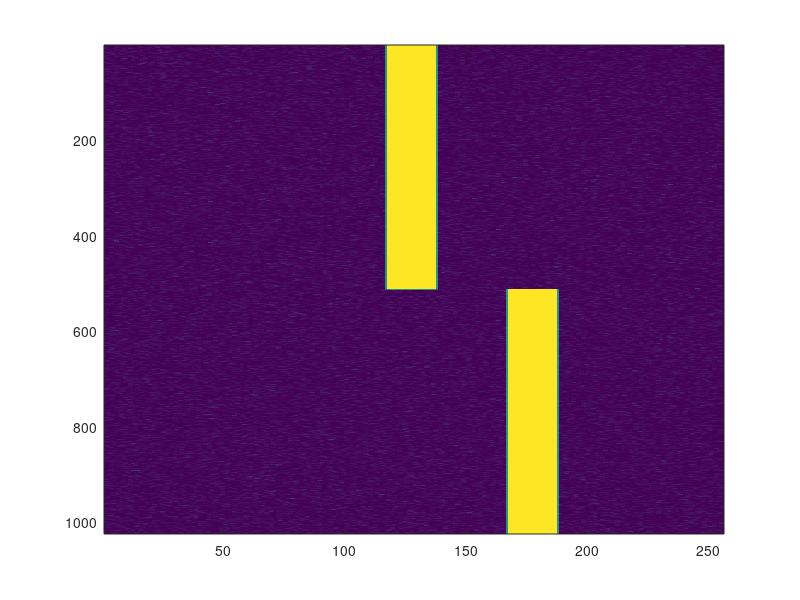

This figure's MATLAB source: (Note: this script raises an error after producing the figure.)
%% Init
clear all; close all;

portx = 256;
porty = 1024;

width = 10;
delta = 50;

centerx = floor(portx/2);
centery = floor(porty/2);

%% Generates Input
input = randn(porty, portx).^2/40;

input(1:centery, (centerx - width):(centerx + width)) = 1;
input(centery:porty, (centerx + delta - width):(centerx + delta + width)) = 1;

input = conv2(input, fspecial('gaussian', 30, 0.1), 'same');
input = input / max(max(input));

%hist(input(:), 0:0.1:1)
%plot(sum(input))
imagesc(input);


%% Generates sensors
sensorSize = 20;

%sensors = genRetina(1000, sensorSize, portx, porty);
sensors = genCamera(sensorSize, portx, porty);
sensorNum = length(sensors);

%sensors(3, :) = abs(randn(1, sensorNum)/100);


%% Computes sensor vs input

kernel = ones(sensorSize, sensorSize);
max = 0;

for s=1:sensorNum
    sensor = sensors(:, s);
    x = sensor(1);
    y = sensor(2);

    sensors(3, s) = log(sum(sum(kernel .* input(x:(x+sensorSize-1), y:(y+sensorSize-1)))));
    if (sensors(3, s) > max)
        max = sensors(3, s);
    end
end

sensors(3, :) = sensors(3, :) / max + randn(1, length(sensors))/10;



%% Display sensors

tobedisplayed = sensors;

sensorDisp = zeros(porty, portx);
for s=1:length(tobedisplayed)
    sensor = tobedisplayed(:, s);
    
    sensorDisp(sensor(1), sensor(2)) = sensor(3);
end

imagesc(conv2(sensorDisp, ones(sensorSize)/(sensorSize^2), 'full'));

%imagesc(sensorDisp);

%hist(sensorDisp(:), 0:0.05:1);


%% Where Bayesian

up = sum(sensorDisp(1:(centery-sensorSize), :));
plot(up);



%% Where Weighted Sum
threshold = 0.25;

plot_deltas = [];

detected_delta = 0;

up = 0;
upweight = 1;

dn = 0;
dnweight = 1;

%figure;
%i = 0;
for s=1:length(sensors)
    sensor = sensors(:, s);
    
    if (sensor(3) > threshold)
    
        weight = sensor(3);
        if (sensor(1) < (centery - sensorSize))
            up = up + sensor(2) * weight;
            upweight = upweight + weight;
        elseif (sensor(1) > (centery + sensorSize))
            dn = dn + sensor(2) * weight;
            dnweight = dnweight + weight;
        end

        if (mod(s, floor(length(sensors)/100)) == 0)
            plot_deltas = [ plot_deltas  dn/dnweight-up/upweight ];
            plot(plot_deltas);
            drawnow();
        end
    end

end

dn/dnweight-up/upweight